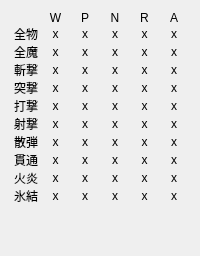
             <widget class="QWidget" name="weakpointTab1">
              <attribute name="title">
               <string>Page 1</string>
              </attribute>
              <layout class="QGridLayout">
               <property name="spacing">
                <number>0</number>
               </property>
               <item row="11" column="0">
                <spacer>
                 <property name="orientation">
                  <enum>Qt::Vertical</enum>
                 </property>
                 <property name="sizeHint" stdset="0">
                  <size>
                   <width>20</width>
                   <height>40</height>
                  </size>
                 </property>
                </spacer>
               </item>
               <item row="0" column="1">
                <widget class="QLabel" name="weakpointLabel1">
                 <property name="text">
                  <string>W</string>
                 </property>
                 <property name="alignment">
                  <set>Qt::AlignCenter</set>
                 </property>
                </widget>
               </item>
               <item row="0" column="2">
                <widget class="QLabel" name="protectionLabel1">
                 <property name="text">
                  <string>P</string>
                 </property>
                 <property name="alignment">
                  <set>Qt::AlignCenter</set>
                 </property>
                </widget>
               </item>
               <item row="0" column="3">
                <widget class="QLabel" name="nullLabel1">
                 <property name="text">
                  <string>N</string>
                 </property>
                 <property name="alignment">
                  <set>Qt::AlignCenter</set>
                 </property>
                </widget>
               </item>
               <item row="0" column="4">
                <widget class="QLabel" name="reflectLabel1">
                 <property name="text">
                  <string>R</string>
                 </property>
                 <property name="alignment">
                  <set>Qt::AlignCenter</set>
                 </property>
                </widget>
               </item>
               <item row="0" column="5">
                <widget class="QLabel" name="absorbLabel1">
                 <property name="text">
                  <string>A</string>
                 </property>
                 <property name="alignment">
                  <set>Qt::AlignCenter</set>
                 </property>
                </widget>
               </item>
               <item row="1" column="0">
                <widget class="QLabel" name="wpAllPhysicalLabel">
                 <property name="text">
                  <string>全物</string>
                 </property>
                 <property name="alignment">
                  <set>Qt::AlignCenter</set>
                 </property>
                </widget>
               </item>
               <item row="2" column="0">
                <widget class="QLabel" name="wpAllMagicLabel">
                 <property name="text">
                  <string>全魔</string>
                 </property>
                 <property name="alignment">
                  <set>Qt::AlignCenter</set>
                 </property>
                </widget>
               </item>
               <item row="3" column="0">
                <widget class="QLabel" name="wpSlashLabel">
                 <property name="text">
                  <string>斬撃</string>
                 </property>
                 <property name="alignment">
                  <set>Qt::AlignCenter</set>
                 </property>
                </widget>
               </item>
               <item row="4" column="0">
                <widget class="QLabel" name="wpAssaultLabel">
                 <property name="text">
                  <string>突撃</string>
                 </property>
                 <property name="alignment">
                  <set>Qt::AlignCenter</set>
                 </property>
                </widget>
               </item>
               <item row="5" column="0">
                <widget class="QLabel" name="wpBlowLabel">
                 <property name="text">
                  <string>打撃</string>
                 </property>
                 <property name="alignment">
                  <set>Qt::AlignCenter</set>
                 </property>
                </widget>
               </item>
               <item row="6" column="0">
                <widget class="QLabel" name="wpGunLabel">
                 <property name="text">
                  <string>射撃</string>
                 </property>
                 <property name="alignment">
                  <set>Qt::AlignCenter</set>
                 </property>
                </widget>
               </item>
               <item row="7" column="0">
                <widget class="QLabel" name="wpShotLabel">
                 <property name="text">
                  <string>散弾</string>
                 </property>
                 <property name="alignment">
                  <set>Qt::AlignCenter</set>
                 </property>
                </widget>
               </item>
               <item row="8" column="0">
                <widget class="QLabel" name="wpPierceLabel">
                 <property name="text">
                  <string>貫通</string>
                 </property>
                 <property name="alignment">
                  <set>Qt::AlignCenter</set>
                 </property>
                </widget>
               </item>
               <item row="9" column="0">
                <widget class="QLabel" name="wpBlazeLabel">
                 <property name="text">
                  <string>火炎</string>
                 </property>
                 <property name="alignment">
                  <set>Qt::AlignCenter</set>
                 </property>
                </widget>
               </item>
               <item row="10" column="0">
                <widget class="QLabel" name="wpFreezeLabel">
                 <property name="text">
                  <string>氷結</string>
                 </property>
                 <property name="alignment">
                  <set>Qt::AlignCenter</set>
                 </property>
                </widget>
               </item>
               <item row="1" column="1">
                <widget class="QLabel" name="weakpointAllPhysical">
                 <property name="text">
                  <string>x</string>
                 </property>
                 <property name="alignment">
                  <set>Qt::AlignCenter</set>
                 </property>
                 <property name="textInteractionFlags">
                  <set>Qt::LinksAccessibleByMouse|Qt::TextSelectableByMouse</set>
                 </property>
                </widget>
               </item>
               <item row="1" column="2">
                <widget class="QLabel" name="protectionAllPhysical">
                 <property name="text">
                  <string>x</string>
                 </property>
                 <property name="alignment">
                  <set>Qt::AlignCenter</set>
                 </property>
                 <property name="textInteractionFlags">
                  <set>Qt::LinksAccessibleByMouse|Qt::TextSelectableByMouse</set>
                 </property>
                </widget>
               </item>
               <item row="1" column="3">
                <widget class="QLabel" name="nullAllPhysical">
                 <property name="text">
                  <string>x</string>
                 </property>
                 <property name="alignment">
                  <set>Qt::AlignCenter</set>
                 </property>
                 <property name="textInteractionFlags">
                  <set>Qt::LinksAccessibleByMouse|Qt::TextSelectableByMouse</set>
                 </property>
                </widget>
               </item>
               <item row="1" column="4">
                <widget class="QLabel" name="reflectAllPhysical">
                 <property name="text">
                  <string>x</string>
                 </property>
                 <property name="alignment">
                  <set>Qt::AlignCenter</set>
                 </property>
                 <property name="textInteractionFlags">
                  <set>Qt::LinksAccessibleByMouse|Qt::TextSelectableByMouse</set>
                 </property>
                </widget>
               </item>
               <item row="1" column="5">
                <widget class="QLabel" name="absorbAllPhysical">
                 <property name="text">
                  <string>x</string>
                 </property>
                 <property name="alignment">
                  <set>Qt::AlignCenter</set>
                 </property>
                 <property name="textInteractionFlags">
                  <set>Qt::LinksAccessibleByMouse|Qt::TextSelectableByMouse</set>
                 </property>
                </widget>
               </item>
               <item row="2" column="1">
                <widget class="QLabel" name="weakpointAllMagic">
                 <property name="text">
                  <string>x</string>
                 </property>
                 <property name="alignment">
                  <set>Qt::AlignCenter</set>
                 </property>
                 <property name="textInteractionFlags">
                  <set>Qt::LinksAccessibleByMouse|Qt::TextSelectableByMouse</set>
                 </property>
                </widget>
               </item>
               <item row="2" column="2">
                <widget class="QLabel" name="protectionAllMagic">
                 <property name="text">
                  <string>x</string>
                 </property>
                 <property name="alignment">
                  <set>Qt::AlignCenter</set>
                 </property>
                 <property name="textInteractionFlags">
                  <set>Qt::LinksAccessibleByMouse|Qt::TextSelectableByMouse</set>
                 </property>
                </widget>
               </item>
               <item row="2" column="3">
                <widget class="QLabel" name="nullAllMagic">
                 <property name="text">
                  <string>x</string>
                 </property>
                 <property name="alignment">
                  <set>Qt::AlignCenter</set>
                 </property>
                 <property name="textInteractionFlags">
                  <set>Qt::LinksAccessibleByMouse|Qt::TextSelectableByMouse</set>
                 </property>
                </widget>
               </item>
               <item row="2" column="4">
                <widget class="QLabel" name="reflectAllMagic">
                 <property name="text">
                  <string>x</string>
                 </property>
                 <property name="alignment">
                  <set>Qt::AlignCenter</set>
                 </property>
                 <property name="textInteractionFlags">
                  <set>Qt::LinksAccessibleByMouse|Qt::TextSelectableByMouse</set>
                 </property>
                </widget>
               </item>
               <item row="2" column="5">
                <widget class="QLabel" name="absorbAllMagic">
                 <property name="text">
                  <string>x</string>
                 </property>
                 <property name="alignment">
                  <set>Qt::AlignCenter</set>
                 </property>
                 <property name="textInteractionFlags">
                  <set>Qt::LinksAccessibleByMouse|Qt::TextSelectableByMouse</set>
                 </property>
                </widget>
               </item>
               <item row="3" column="1">
                <widget class="QLabel" name="weakpointSlash">
                 <property name="text">
                  <string>x</string>
                 </property>
                 <property name="alignment">
                  <set>Qt::AlignCenter</set>
                 </property>
                 <property name="textInteractionFlags">
                  <set>Qt::LinksAccessibleByMouse|Qt::TextSelectableByMouse</set>
                 </property>
                </widget>
               </item>
               <item row="3" column="2">
                <widget class="QLabel" name="protectionSlash">
                 <property name="text">
                  <string>x</string>
                 </property>
                 <property name="alignment">
                  <set>Qt::AlignCenter</set>
                 </property>
                 <property name="textInteractionFlags">
                  <set>Qt::LinksAccessibleByMouse|Qt::TextSelectableByMouse</set>
                 </property>
                </widget>
               </item>
               <item row="3" column="3">
                <widget class="QLabel" name="nullSlash">
                 <property name="text">
                  <string>x</string>
                 </property>
                 <property name="alignment">
                  <set>Qt::AlignCenter</set>
                 </property>
                 <property name="textInteractionFlags">
                  <set>Qt::LinksAccessibleByMouse|Qt::TextSelectableByMouse</set>
                 </property>
                </widget>
               </item>
               <item row="3" column="4">
                <widget class="QLabel" name="reflectSlash">
                 <property name="text">
                  <string>x</string>
                 </property>
                 <property name="alignment">
                  <set>Qt::AlignCenter</set>
                 </property>
                 <property name="textInteractionFlags">
                  <set>Qt::LinksAccessibleByMouse|Qt::TextSelectableByMouse</set>
                 </property>
                </widget>
               </item>
               <item row="3" column="5">
                <widget class="QLabel" name="absorbSlash">
                 <property name="text">
                  <string>x</string>
                 </property>
                 <property name="alignment">
                  <set>Qt::AlignCenter</set>
                 </property>
                 <property name="textInteractionFlags">
                  <set>Qt::LinksAccessibleByMouse|Qt::TextSelectableByMouse</set>
                 </property>
                </widget>
               </item>
               <item row="4" column="1">
                <widget class="QLabel" name="weakpointAssault">
                 <property name="text">
                  <string>x</string>
                 </property>
                 <property name="alignment">
                  <set>Qt::AlignCenter</set>
                 </property>
                 <property name="textInteractionFlags">
                  <set>Qt::LinksAccessibleByMouse|Qt::TextSelectableByMouse</set>
                 </property>
                </widget>
               </item>
               <item row="4" column="2">
                <widget class="QLabel" name="protectionAssault">
                 <property name="text">
                  <string>x</string>
                 </property>
                 <property name="alignment">
                  <set>Qt::AlignCenter</set>
                 </property>
                 <property name="textInteractionFlags">
                  <set>Qt::LinksAccessibleByMouse|Qt::TextSelectableByMouse</set>
                 </property>
                </widget>
               </item>
               <item row="4" column="3">
                <widget class="QLabel" name="nullAssault">
                 <property name="text">
                  <string>x</string>
                 </property>
                 <property name="alignment">
                  <set>Qt::AlignCenter</set>
                 </property>
                 <property name="textInteractionFlags">
                  <set>Qt::LinksAccessibleByMouse|Qt::TextSelectableByMouse</set>
                 </property>
                </widget>
               </item>
               <item row="4" column="4">
                <widget class="QLabel" name="reflectAssault">
                 <property name="text">
                  <string>x</string>
                 </property>
                 <property name="alignment">
                  <set>Qt::AlignCenter</set>
                 </property>
                 <property name="textInteractionFlags">
                  <set>Qt::LinksAccessibleByMouse|Qt::TextSelectableByMouse</set>
                 </property>
                </widget>
               </item>
               <item row="4" column="5">
                <widget class="QLabel" name="absorbAssault">
                 <property name="text">
                  <string>x</string>
                 </property>
                 <property name="alignment">
                  <set>Qt::AlignCenter</set>
                 </property>
                 <property name="textInteractionFlags">
                  <set>Qt::LinksAccessibleByMouse|Qt::TextSelectableByMouse</set>
                 </property>
                </widget>
               </item>
               <item row="5" column="1">
                <widget class="QLabel" name="weakpointBlow">
                 <property name="text">
                  <string>x</string>
                 </property>
                 <property name="alignment">
                  <set>Qt::AlignCenter</set>
                 </property>
                 <property name="textInteractionFlags">
                  <set>Qt::LinksAccessibleByMouse|Qt::TextSelectableByMouse</set>
                 </property>
                </widget>
               </item>
               <item row="5" column="2">
                <widget class="QLabel" name="protectionBlow">
                 <property name="text">
                  <string>x</string>
                 </property>
                 <property name="alignment">
                  <set>Qt::AlignCenter</set>
                 </property>
                 <property name="textInteractionFlags">
                  <set>Qt::LinksAccessibleByMouse|Qt::TextSelectableByMouse</set>
                 </property>
                </widget>
               </item>
               <item row="5" column="3">
                <widget class="QLabel" name="nullBlow">
                 <property name="text">
                  <string>x</string>
                 </property>
                 <property name="alignment">
                  <set>Qt::AlignCenter</set>
                 </property>
                 <property name="textInteractionFlags">
                  <set>Qt::LinksAccessibleByMouse|Qt::TextSelectableByMouse</set>
                 </property>
                </widget>
               </item>
               <item row="5" column="4">
                <widget class="QLabel" name="reflectBlow">
                 <property name="text">
                  <string>x</string>
                 </property>
                 <property name="alignment">
                  <set>Qt::AlignCenter</set>
                 </property>
                 <property name="textInteractionFlags">
                  <set>Qt::LinksAccessibleByMouse|Qt::TextSelectableByMouse</set>
                 </property>
                </widget>
               </item>
               <item row="5" column="5">
                <widget class="QLabel" name="absorbBlow">
                 <property name="text">
                  <string>x</string>
                 </property>
                 <property name="alignment">
                  <set>Qt::AlignCenter</set>
                 </property>
                 <property name="textInteractionFlags">
                  <set>Qt::LinksAccessibleByMouse|Qt::TextSelectableByMouse</set>
                 </property>
                </widget>
               </item>
               <item row="6" column="1">
                <widget class="QLabel" name="weakpointGun">
                 <property name="text">
                  <string>x</string>
                 </property>
                 <property name="alignment">
                  <set>Qt::AlignCenter</set>
                 </property>
                 <property name="textInteractionFlags">
                  <set>Qt::LinksAccessibleByMouse|Qt::TextSelectableByMouse</set>
                 </property>
                </widget>
               </item>
               <item row="6" column="2">
                <widget class="QLabel" name="protectionGun">
                 <property name="text">
                  <string>x</string>
                 </property>
                 <property name="alignment">
                  <set>Qt::AlignCenter</set>
                 </property>
                 <property name="textInteractionFlags">
                  <set>Qt::LinksAccessibleByMouse|Qt::TextSelectableByMouse</set>
                 </property>
                </widget>
               </item>
               <item row="6" column="3">
                <widget class="QLabel" name="nullGun">
                 <property name="text">
                  <string>x</string>
                 </property>
                 <property name="alignment">
                  <set>Qt::AlignCenter</set>
                 </property>
                 <property name="textInteractionFlags">
                  <set>Qt::LinksAccessibleByMouse|Qt::TextSelectableByMouse</set>
                 </property>
                </widget>
               </item>
               <item row="6" column="4">
                <widget class="QLabel" name="reflectGun">
                 <property name="text">
                  <string>x</string>
                 </property>
                 <property name="alignment">
                  <set>Qt::AlignCenter</set>
                 </property>
                 <property name="textInteractionFlags">
                  <set>Qt::LinksAccessibleByMouse|Qt::TextSelectableByMouse</set>
                 </property>
                </widget>
               </item>
               <item row="6" column="5">
                <widget class="QLabel" name="absorbGun">
                 <property name="text">
                  <string>x</string>
                 </property>
                 <property name="alignment">
                  <set>Qt::AlignCenter</set>
                 </property>
                 <property name="textInteractionFlags">
                  <set>Qt::LinksAccessibleByMouse|Qt::TextSelectableByMouse</set>
                 </property>
                </widget>
               </item>
               <item row="7" column="1">
                <widget class="QLabel" name="weakpointShot">
                 <property name="text">
                  <string>x</string>
                 </property>
                 <property name="alignment">
                  <set>Qt::AlignCenter</set>
                 </property>
                 <property name="textInteractionFlags">
                  <set>Qt::LinksAccessibleByMouse|Qt::TextSelectableByMouse</set>
                 </property>
                </widget>
               </item>
               <item row="7" column="2">
                <widget class="QLabel" name="protectionShot">
                 <property name="text">
                  <string>x</string>
                 </property>
                 <property name="alignment">
                  <set>Qt::AlignCenter</set>
                 </property>
                 <property name="textInteractionFlags">
                  <set>Qt::LinksAccessibleByMouse|Qt::TextSelectableByMouse</set>
                 </property>
                </widget>
               </item>
               <item row="7" column="3">
                <widget class="QLabel" name="nullShot">
                 <property name="text">
                  <string>x</string>
                 </property>
                 <property name="alignment">
                  <set>Qt::AlignCenter</set>
                 </property>
                 <property name="textInteractionFlags">
                  <set>Qt::LinksAccessibleByMouse|Qt::TextSelectableByMouse</set>
                 </property>
                </widget>
               </item>
               <item row="7" column="4">
                <widget class="QLabel" name="reflectShot">
                 <property name="text">
                  <string>x</string>
                 </property>
                 <property name="alignment">
                  <set>Qt::AlignCenter</set>
                 </property>
                 <property name="textInteractionFlags">
                  <set>Qt::LinksAccessibleByMouse|Qt::TextSelectableByMouse</set>
                 </property>
                </widget>
               </item>
               <item row="7" column="5">
                <widget class="QLabel" name="absorbShot">
                 <property name="text">
                  <string>x</string>
                 </property>
                 <property name="alignment">
                  <set>Qt::AlignCenter</set>
                 </property>
                 <property name="textInteractionFlags">
                  <set>Qt::LinksAccessibleByMouse|Qt::TextSelectableByMouse</set>
                 </property>
                </widget>
               </item>
               <item row="8" column="1">
                <widget class="QLabel" name="weakpointPierce">
                 <property name="text">
                  <string>x</string>
                 </property>
                 <property name="alignment">
                  <set>Qt::AlignCenter</set>
                 </property>
                 <property name="textInteractionFlags">
                  <set>Qt::LinksAccessibleByMouse|Qt::TextSelectableByMouse</set>
                 </property>
                </widget>
               </item>
               <item row="8" column="2">
                <widget class="QLabel" name="protectionPierce">
                 <property name="text">
                  <string>x</string>
                 </property>
                 <property name="alignment">
                  <set>Qt::AlignCenter</set>
                 </property>
                 <property name="textInteractionFlags">
                  <set>Qt::LinksAccessibleByMouse|Qt::TextSelectableByMouse</set>
                 </property>
                </widget>
               </item>
               <item row="8" column="3">
                <widget class="QLabel" name="nullPierce">
                 <property name="text">
                  <string>x</string>
                 </property>
                 <property name="alignment">
                  <set>Qt::AlignCenter</set>
                 </property>
                 <property name="textInteractionFlags">
                  <set>Qt::LinksAccessibleByMouse|Qt::TextSelectableByMouse</set>
                 </property>
                </widget>
               </item>
               <item row="8" column="4">
                <widget class="QLabel" name="reflectPierce">
                 <property name="text">
                  <string>x</string>
                 </property>
                 <property name="alignment">
                  <set>Qt::AlignCenter</set>
                 </property>
                 <property name="textInteractionFlags">
                  <set>Qt::LinksAccessibleByMouse|Qt::TextSelectableByMouse</set>
                 </property>
                </widget>
               </item>
               <item row="8" column="5">
                <widget class="QLabel" name="absorbPierce">
                 <property name="text">
                  <string>x</string>
                 </property>
                 <property name="alignment">
                  <set>Qt::AlignCenter</set>
                 </property>
                 <property name="textInteractionFlags">
                  <set>Qt::LinksAccessibleByMouse|Qt::TextSelectableByMouse</set>
                 </property>
                </widget>
               </item>
               <item row="9" column="1">
                <widget class="QLabel" name="weakpointBlaze">
                 <property name="text">
                  <string>x</string>
                 </property>
                 <property name="alignment">
                  <set>Qt::AlignCenter</set>
                 </property>
                 <property name="textInteractionFlags">
                  <set>Qt::LinksAccessibleByMouse|Qt::TextSelectableByMouse</set>
                 </property>
                </widget>
               </item>
               <item row="9" column="2">
                <widget class="QLabel" name="protectionBlaze">
                 <property name="text">
                  <string>x</string>
                 </property>
                 <property name="alignment">
                  <set>Qt::AlignCenter</set>
                 </property>
                 <property name="textInteractionFlags">
                  <set>Qt::LinksAccessibleByMouse|Qt::TextSelectableByMouse</set>
                 </property>
                </widget>
               </item>
               <item row="9" column="3">
                <widget class="QLabel" name="nullBlaze">
                 <property name="text">
                  <string>x</string>
                 </property>
                 <property name="alignment">
                  <set>Qt::AlignCenter</set>
                 </property>
                 <property name="textInteractionFlags">
                  <set>Qt::LinksAccessibleByMouse|Qt::TextSelectableByMouse</set>
                 </property>
                </widget>
               </item>
               <item row="9" column="4">
                <widget class="QLabel" name="reflectBlaze">
                 <property name="text">
                  <string>x</string>
                 </property>
                 <property name="alignment">
                  <set>Qt::AlignCenter</set>
                 </property>
                 <property name="textInteractionFlags">
                  <set>Qt::LinksAccessibleByMouse|Qt::TextSelectableByMouse</set>
                 </property>
                </widget>
               </item>
               <item row="9" column="5">
                <widget class="QLabel" name="absorbBlaze">
                 <property name="text">
                  <string>x</string>
                 </property>
                 <property name="alignment">
                  <set>Qt::AlignCenter</set>
                 </property>
                 <property name="textInteractionFlags">
                  <set>Qt::LinksAccessibleByMouse|Qt::TextSelectableByMouse</set>
                 </property>
                </widget>
               </item>
               <item row="10" column="1">
                <widget class="QLabel" name="weakpointFreeze">
                 <property name="text">
                  <string>x</string>
                 </property>
                 <property name="alignment">
                  <set>Qt::AlignCenter</set>
                 </property>
                 <property name="textInteractionFlags">
                  <set>Qt::LinksAccessibleByMouse|Qt::TextSelectableByMouse</set>
                 </property>
                </widget>
               </item>
               <item row="10" column="2">
                <widget class="QLabel" name="protectionFreeze">
                 <property name="text">
                  <string>x</string>
                 </property>
                 <property name="alignment">
                  <set>Qt::AlignCenter</set>
                 </property>
                 <property name="textInteractionFlags">
                  <set>Qt::LinksAccessibleByMouse|Qt::TextSelectableByMouse</set>
                 </property>
                </widget>
               </item>
               <item row="10" column="3">
                <widget class="QLabel" name="nullFreeze">
                 <property name="text">
                  <string>x</string>
                 </property>
                 <property name="alignment">
                  <set>Qt::AlignCenter</set>
                 </property>
                 <property name="textInteractionFlags">
                  <set>Qt::LinksAccessibleByMouse|Qt::TextSelectableByMouse</set>
                 </property>
                </widget>
               </item>
               <item row="10" column="4">
                <widget class="QLabel" name="reflectFreeze">
                 <property name="text">
                  <string>x</string>
                 </property>
                 <property name="alignment">
                  <set>Qt::AlignCenter</set>
                 </property>
                 <property name="textInteractionFlags">
                  <set>Qt::LinksAccessibleByMouse|Qt::TextSelectableByMouse</set>
                 </property>
                </widget>
               </item>
               <item row="10" column="5">
                <widget class="QLabel" name="absorbFreeze">
                 <property name="text">
                  <string>x</string>
                 </property>
                 <property name="alignment">
                  <set>Qt::AlignCenter</set>
                 </property>
                 <property name="textInteractionFlags">
                  <set>Qt::LinksAccessibleByMouse|Qt::TextSelectableByMouse</set>
                 </property>
                </widget>
               </item>
              </layout>
             </widget>
